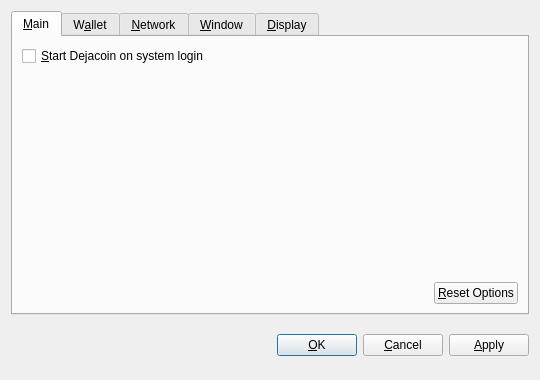
<?xml version="1.0" encoding="UTF-8"?>
<ui version="4.0">
 <class>OptionsDialog</class>
 <widget class="QDialog" name="OptionsDialog">
  <property name="geometry">
   <rect>
    <x>0</x>
    <y>0</y>
    <width>540</width>
    <height>380</height>
   </rect>
  </property>
  <property name="windowTitle">
   <string>Options</string>
  </property>
  <property name="modal">
   <bool>true</bool>
  </property>
  <layout class="QVBoxLayout" name="verticalLayout">
   <item>
    <widget class="QTabWidget" name="tabWidget">
     <property name="tabPosition">
      <enum>QTabWidget::North</enum>
     </property>
     <property name="currentIndex">
      <number>0</number>
     </property>
     <widget class="QWidget" name="tabMain">
      <attribute name="title">
       <string>&amp;Main</string>
      </attribute>
      <layout class="QVBoxLayout" name="verticalLayout_Main">
       <item>
        <widget class="QCheckBox" name="bitcoinAtStartup">
         <property name="toolTip">
          <string>Automatically start Dejacoin after logging in to the system.</string>
         </property>
         <property name="text">
          <string>&amp;Start Dejacoin on system login</string>
         </property>
        </widget>
       </item>
       <item>
        <spacer name="verticalSpacer_Main">
         <property name="orientation">
          <enum>Qt::Vertical</enum>
         </property>
         <property name="sizeHint" stdset="0">
          <size>
           <width>20</width>
           <height>40</height>
          </size>
         </property>
        </spacer>
       </item>
       <item>
        <layout class="QHBoxLayout" name="horizontalLayout_2_Main">
         <item>
          <spacer name="horizontalSpacer_2_Main">
           <property name="orientation">
            <enum>Qt::Horizontal</enum>
           </property>
           <property name="sizeHint" stdset="0">
            <size>
             <width>40</width>
             <height>20</height>
            </size>
           </property>
          </spacer>
         </item>
         <item>
          <widget class="QPushButton" name="resetButton">
           <property name="toolTip">
            <string>Reset all client options to default.</string>
           </property>
           <property name="text">
            <string>&amp;Reset Options</string>
           </property>
           <property name="autoDefault">
            <bool>false</bool>
           </property>
          </widget>
         </item>
        </layout>
       </item>
      </layout>
     </widget>
     <widget class="QWidget" name="tabWallet">
      <attribute name="title">
       <string>W&amp;allet</string>
      </attribute>
      <layout class="QVBoxLayout" name="verticalLayout_Network">
       <item>
        <widget class="QLabel" name="transactionFeeInfoLabel">
         <property name="text">
          <string>Optional transaction fee per kB that helps make sure your transactions are processed quickly. Most transactions are 1 kB.</string>
         </property>
         <property name="textFormat">
          <enum>Qt::PlainText</enum>
         </property>
         <property name="wordWrap">
          <bool>true</bool>
         </property>
        </widget>
       </item>
       <item>
        <layout class="QHBoxLayout" name="horizontalLayout_1_Main">
         <item>
          <widget class="QLabel" name="transactionFeeLabel">
           <property name="text">
            <string>Pay transaction &amp;fee</string>
           </property>
           <property name="textFormat">
            <enum>Qt::PlainText</enum>
           </property>
           <property name="buddy">
            <cstring>transactionFee</cstring>
           </property>
          </widget>
         </item>
         <item>
          <widget class="BitcoinAmountField" name="transactionFee"/>
         </item>
         <item>
          <spacer name="horizontalSpacer_1_Main">
           <property name="orientation">
            <enum>Qt::Horizontal</enum>
           </property>
           <property name="sizeHint" stdset="0">
            <size>
             <width>40</width>
             <height>20</height>
            </size>
           </property>
          </spacer>
         </item>
        </layout>
       </item>
       <item>
        <widget class="QLabel" name="label">
         <property name="text">
          <string>If you disable the spending of unconfirmed change, the change from a transaction cannot be used until that transaction has at least one confirmation. This also affects how your balance is computed.</string>
         </property>
         <property name="wordWrap">
          <bool>true</bool>
         </property>
        </widget>
       </item>
       <item>
        <widget class="QCheckBox" name="spendZeroConfChange">
         <property name="text">
          <string>Spend unconfirmed change  (experts only)</string>
         </property>
        </widget>
       </item>
       <item>
        <spacer name="verticalSpacer">
         <property name="orientation">
          <enum>Qt::Vertical</enum>
         </property>
         <property name="sizeHint" stdset="0">
          <size>
           <width>20</width>
           <height>40</height>
          </size>
         </property>
        </spacer>
       </item>
      </layout>
     </widget>
     <widget class="QWidget" name="tabNetwork">
      <attribute name="title">
       <string>&amp;Network</string>
      </attribute>
      <layout class="QVBoxLayout" name="verticalLayout_Network">
       <item>
        <widget class="QCheckBox" name="mapPortUpnp">
         <property name="toolTip">
          <string>Automatically open the Dejacoin client port on the router. This only works when your router supports UPnP and it is enabled.</string>
         </property>
         <property name="text">
          <string>Map port using &amp;UPnP</string>
         </property>
        </widget>
       </item>
       <item>
        <widget class="QCheckBox" name="connectSocks">
         <property name="toolTip">
          <string>Connect to the Dejacoin network through a SOCKS proxy (e.g. when connecting through Tor).</string>
         </property>
         <property name="text">
          <string>&amp;Connect through SOCKS proxy:</string>
         </property>
        </widget>
       </item>
       <item>
        <layout class="QHBoxLayout" name="horizontalLayout_Network">
         <item>
          <widget class="QLabel" name="proxyIpLabel">
           <property name="text">
            <string>Proxy &amp;IP:</string>
           </property>
           <property name="textFormat">
            <enum>Qt::PlainText</enum>
           </property>
           <property name="buddy">
            <cstring>proxyIp</cstring>
           </property>
          </widget>
         </item>
         <item>
          <widget class="QValidatedLineEdit" name="proxyIp">
           <property name="maximumSize">
            <size>
             <width>140</width>
             <height>16777215</height>
            </size>
           </property>
           <property name="toolTip">
            <string>IP address of the proxy (e.g. 127.0.0.1)</string>
           </property>
          </widget>
         </item>
         <item>
          <widget class="QLabel" name="proxyPortLabel">
           <property name="text">
            <string>&amp;Port:</string>
           </property>
           <property name="textFormat">
            <enum>Qt::PlainText</enum>
           </property>
           <property name="buddy">
            <cstring>proxyPort</cstring>
           </property>
          </widget>
         </item>
         <item>
          <widget class="QLineEdit" name="proxyPort">
           <property name="maximumSize">
            <size>
             <width>55</width>
             <height>16777215</height>
            </size>
           </property>
           <property name="toolTip">
            <string>Port of the proxy (e.g. 9050)</string>
           </property>
          </widget>
         </item>
         <item>
          <widget class="QLabel" name="socksVersionLabel">
           <property name="text">
            <string>SOCKS &amp;Version:</string>
           </property>
           <property name="textFormat">
            <enum>Qt::PlainText</enum>
           </property>
           <property name="buddy">
            <cstring>socksVersion</cstring>
           </property>
          </widget>
         </item>
         <item>
          <widget class="QValueComboBox" name="socksVersion">
           <property name="toolTip">
            <string>SOCKS version of the proxy (e.g. 5)</string>
           </property>
          </widget>
         </item>
         <item>
          <spacer name="horizontalSpacer_Network">
           <property name="orientation">
            <enum>Qt::Horizontal</enum>
           </property>
           <property name="sizeHint" stdset="0">
            <size>
             <width>40</width>
             <height>20</height>
            </size>
           </property>
          </spacer>
         </item>
        </layout>
       </item>
       <item>
        <spacer name="verticalSpacer_Network">
         <property name="orientation">
          <enum>Qt::Vertical</enum>
         </property>
         <property name="sizeHint" stdset="0">
          <size>
           <width>20</width>
           <height>40</height>
          </size>
         </property>
        </spacer>
       </item>
      </layout>
     </widget>
     <widget class="QWidget" name="tabWindow">
      <attribute name="title">
       <string>&amp;Window</string>
      </attribute>
      <layout class="QVBoxLayout" name="verticalLayout_Window">
       <item>
        <widget class="QCheckBox" name="minimizeToTray">
         <property name="toolTip">
          <string>Show only a tray icon after minimizing the window.</string>
         </property>
         <property name="text">
          <string>&amp;Minimize to the tray instead of the taskbar</string>
         </property>
        </widget>
       </item>
       <item>
        <widget class="QCheckBox" name="minimizeOnClose">
         <property name="toolTip">
          <string>Minimize instead of exit the application when the window is closed. When this option is enabled, the application will be closed only after selecting Quit in the menu.</string>
         </property>
         <property name="text">
          <string>M&amp;inimize on close</string>
         </property>
        </widget>
       </item>
       <item>
        <spacer name="verticalSpacer_Window">
         <property name="orientation">
          <enum>Qt::Vertical</enum>
         </property>
         <property name="sizeHint" stdset="0">
          <size>
           <width>20</width>
           <height>40</height>
          </size>
         </property>
        </spacer>
       </item>
      </layout>
     </widget>
     <widget class="QWidget" name="tabDisplay">
      <attribute name="title">
       <string>&amp;Display</string>
      </attribute>
      <layout class="QVBoxLayout" name="verticalLayout_Display">
       <item>
        <layout class="QHBoxLayout" name="horizontalLayout_1_Display">
         <item>
          <widget class="QLabel" name="langLabel">
           <property name="text">
            <string>User Interface &amp;language:</string>
           </property>
           <property name="textFormat">
            <enum>Qt::PlainText</enum>
           </property>
           <property name="buddy">
            <cstring>lang</cstring>
           </property>
          </widget>
         </item>
         <item>
          <widget class="QValueComboBox" name="lang">
           <property name="toolTip">
            <string>The user interface language can be set here. This setting will take effect after restarting Dejacoin.</string>
           </property>
          </widget>
         </item>
        </layout>
       </item>
       <item>
        <layout class="QHBoxLayout" name="horizontalLayout_2_Display">
         <item>
          <widget class="QLabel" name="unitLabel">
           <property name="text">
            <string>&amp;Unit to show amounts in:</string>
           </property>
           <property name="textFormat">
            <enum>Qt::PlainText</enum>
           </property>
           <property name="buddy">
            <cstring>unit</cstring>
           </property>
          </widget>
         </item>
         <item>
          <widget class="QValueComboBox" name="unit">
           <property name="toolTip">
            <string>Choose the default subdivision unit to show in the interface and when sending coins.</string>
           </property>
          </widget>
         </item>
        </layout>
       </item>
       <item>
        <widget class="QCheckBox" name="displayAddresses">
         <property name="toolTip">
          <string>Whether to show Dejacoin addresses in the transaction list or not.</string>
         </property>
         <property name="text">
          <string>&amp;Display addresses in transaction list</string>
         </property>
        </widget>
       </item>
       <item>
        <widget class="QCheckBox" name="coinControlFeatures">
         <property name="toolTip">
          <string>Whether to show coin control features or not.</string>
         </property>
         <property name="text">
          <string>Display coin &amp;control features (experts only!)</string>
         </property>
        </widget>
       </item>
       <item>
        <spacer name="verticalSpacer_Display">
         <property name="orientation">
          <enum>Qt::Vertical</enum>
         </property>
         <property name="sizeHint" stdset="0">
          <size>
           <width>20</width>
           <height>40</height>
          </size>
         </property>
        </spacer>
       </item>
      </layout>
     </widget>
    </widget>
   </item>
   <item>
    <layout class="QHBoxLayout" name="horizontalLayout_Buttons">
     <item>
      <spacer name="horizontalSpacer_1">
       <property name="orientation">
        <enum>Qt::Horizontal</enum>
       </property>
       <property name="sizeHint" stdset="0">
        <size>
         <width>40</width>
         <height>48</height>
        </size>
       </property>
      </spacer>
     </item>
     <item>
      <widget class="QLabel" name="statusLabel">
       <property name="font">
        <font>
         <weight>75</weight>
         <bold>true</bold>
        </font>
       </property>
       <property name="text">
        <string/>
       </property>
       <property name="textFormat">
        <enum>Qt::PlainText</enum>
       </property>
       <property name="wordWrap">
        <bool>true</bool>
       </property>
      </widget>
     </item>
     <item>
      <spacer name="horizontalSpacer_2">
       <property name="orientation">
        <enum>Qt::Horizontal</enum>
       </property>
       <property name="sizeHint" stdset="0">
        <size>
         <width>40</width>
         <height>48</height>
        </size>
       </property>
      </spacer>
     </item>
     <item>
      <widget class="QPushButton" name="okButton">
       <property name="text">
        <string>&amp;OK</string>
       </property>
      </widget>
     </item>
     <item>
      <widget class="QPushButton" name="cancelButton">
       <property name="text">
        <string>&amp;Cancel</string>
       </property>
       <property name="autoDefault">
        <bool>false</bool>
       </property>
      </widget>
     </item>
     <item>
      <widget class="QPushButton" name="applyButton">
       <property name="text">
        <string>&amp;Apply</string>
       </property>
       <property name="autoDefault">
        <bool>false</bool>
       </property>
      </widget>
     </item>
    </layout>
   </item>
  </layout>
 </widget>
 <customwidgets>
  <customwidget>
   <class>BitcoinAmountField</class>
   <extends>QSpinBox</extends>
   <header>bitcoinamountfield.h</header>
  </customwidget>
  <customwidget>
   <class>QValueComboBox</class>
   <extends>QComboBox</extends>
   <header>qvaluecombobox.h</header>
  </customwidget>
  <customwidget>
   <class>QValidatedLineEdit</class>
   <extends>QLineEdit</extends>
   <header>qvalidatedlineedit.h</header>
  </customwidget>
 </customwidgets>
 <resources/>
 <connections/>
</ui>
